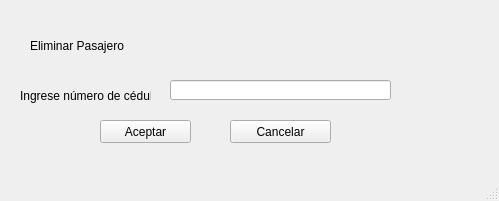
<?xml version="1.0" encoding="UTF-8"?>
<ui version="4.0">
 <class>EliminarPasajero</class>
 <widget class="QMainWindow" name="EliminarPasajero">
  <property name="geometry">
   <rect>
    <x>0</x>
    <y>0</y>
    <width>499</width>
    <height>201</height>
   </rect>
  </property>
  <property name="windowTitle">
   <string>Eliminar Pasajero</string>
  </property>
  <widget class="QWidget" name="centralwidget">
   <widget class="QLabel" name="label">
    <property name="geometry">
     <rect>
      <x>30</x>
      <y>30</y>
      <width>151</width>
      <height>31</height>
     </rect>
    </property>
    <property name="text">
     <string>Eliminar Pasajero</string>
    </property>
   </widget>
   <widget class="QLabel" name="label_2">
    <property name="geometry">
     <rect>
      <x>20</x>
      <y>80</y>
      <width>131</width>
      <height>31</height>
     </rect>
    </property>
    <property name="text">
     <string>Ingrese número de cédula</string>
    </property>
   </widget>
   <widget class="QLineEdit" name="txtCedula">
    <property name="geometry">
     <rect>
      <x>170</x>
      <y>80</y>
      <width>221</width>
      <height>20</height>
     </rect>
    </property>
   </widget>
   <widget class="QPushButton" name="btnAceptar">
    <property name="geometry">
     <rect>
      <x>100</x>
      <y>120</y>
      <width>91</width>
      <height>23</height>
     </rect>
    </property>
    <property name="text">
     <string>Aceptar</string>
    </property>
   </widget>
   <widget class="QPushButton" name="btnCancelar">
    <property name="geometry">
     <rect>
      <x>230</x>
      <y>120</y>
      <width>101</width>
      <height>23</height>
     </rect>
    </property>
    <property name="text">
     <string>Cancelar</string>
    </property>
   </widget>
  </widget>
  <widget class="QMenuBar" name="menubar">
   <property name="geometry">
    <rect>
     <x>0</x>
     <y>0</y>
     <width>499</width>
     <height>21</height>
    </rect>
   </property>
  </widget>
  <widget class="QStatusBar" name="statusbar"/>
 </widget>
 <resources/>
 <connections/>
</ui>
